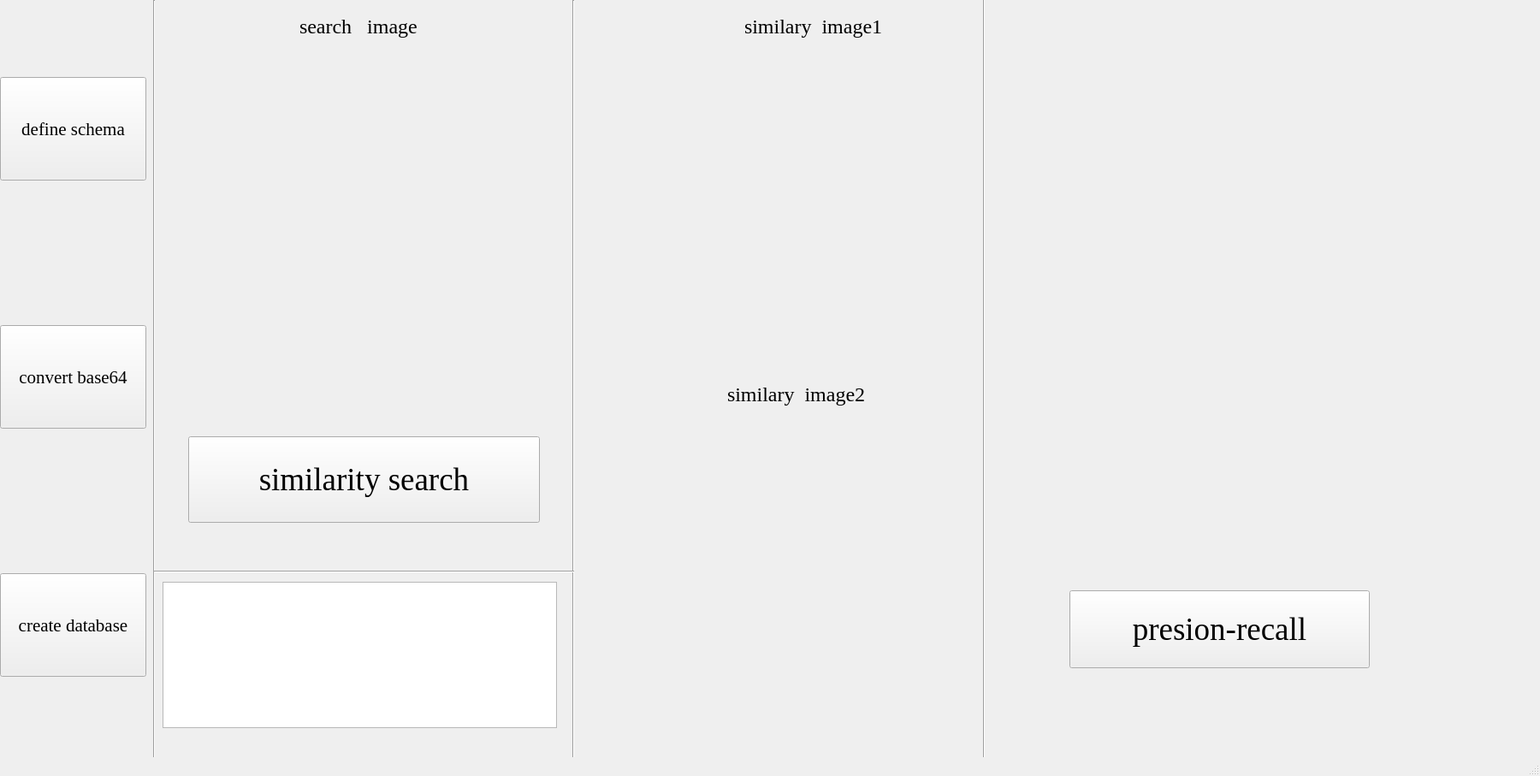
<?xml version="1.0" encoding="UTF-8"?>
<ui version="4.0">
 <class>MainWindow</class>
 <widget class="QMainWindow" name="MainWindow">
  <property name="geometry">
   <rect>
    <x>0</x>
    <y>0</y>
    <width>1800</width>
    <height>907</height>
   </rect>
  </property>
  <property name="windowTitle">
   <string>MainWindow</string>
  </property>
  <widget class="QWidget" name="centralwidget">
   <widget class="QLabel" name="label">
    <property name="geometry">
     <rect>
      <x>210</x>
      <y>70</y>
      <width>421</width>
      <height>391</height>
     </rect>
    </property>
    <property name="text">
     <string/>
    </property>
   </widget>
   <widget class="QLabel" name="label_4">
    <property name="geometry">
     <rect>
      <x>680</x>
      <y>70</y>
      <width>461</width>
      <height>341</height>
     </rect>
    </property>
    <property name="text">
     <string/>
    </property>
   </widget>
   <widget class="QLabel" name="label888">
    <property name="geometry">
     <rect>
      <x>680</x>
      <y>510</y>
      <width>461</width>
      <height>311</height>
     </rect>
    </property>
    <property name="text">
     <string/>
    </property>
   </widget>
   <widget class="QLabel" name="label_2">
    <property name="geometry">
     <rect>
      <x>350</x>
      <y>10</y>
      <width>211</width>
      <height>41</height>
     </rect>
    </property>
    <property name="font">
     <font>
      <family>Times New Roman</family>
      <pointsize>18</pointsize>
     </font>
    </property>
    <property name="text">
     <string>search   image</string>
    </property>
   </widget>
   <widget class="QLabel" name="label_3">
    <property name="geometry">
     <rect>
      <x>870</x>
      <y>10</y>
      <width>191</width>
      <height>41</height>
     </rect>
    </property>
    <property name="font">
     <font>
      <family>Times New Roman</family>
      <pointsize>18</pointsize>
     </font>
    </property>
    <property name="text">
     <string>similary  image1</string>
    </property>
   </widget>
   <widget class="QLabel" name="label_5">
    <property name="geometry">
     <rect>
      <x>850</x>
      <y>440</y>
      <width>191</width>
      <height>41</height>
     </rect>
    </property>
    <property name="font">
     <font>
      <family>Times New Roman</family>
      <pointsize>18</pointsize>
     </font>
    </property>
    <property name="text">
     <string>similary  image2</string>
    </property>
   </widget>
   <widget class="Line" name="line">
    <property name="geometry">
     <rect>
      <x>660</x>
      <y>0</y>
      <width>20</width>
      <height>901</height>
     </rect>
    </property>
    <property name="orientation">
     <enum>Qt::Vertical</enum>
    </property>
   </widget>
   <widget class="QPushButton" name="similaritySearch">
    <property name="geometry">
     <rect>
      <x>220</x>
      <y>510</y>
      <width>411</width>
      <height>101</height>
     </rect>
    </property>
    <property name="font">
     <font>
      <family>Times New Roman</family>
      <pointsize>28</pointsize>
     </font>
    </property>
    <property name="text">
     <string>similarity search</string>
    </property>
   </widget>
   <widget class="Line" name="line_2">
    <property name="geometry">
     <rect>
      <x>170</x>
      <y>0</y>
      <width>20</width>
      <height>931</height>
     </rect>
    </property>
    <property name="orientation">
     <enum>Qt::Vertical</enum>
    </property>
   </widget>
   <widget class="QPushButton" name="createDatabase">
    <property name="geometry">
     <rect>
      <x>0</x>
      <y>670</y>
      <width>171</width>
      <height>121</height>
     </rect>
    </property>
    <property name="font">
     <font>
      <family>Times New Roman</family>
      <pointsize>16</pointsize>
     </font>
    </property>
    <property name="text">
     <string>create database</string>
    </property>
   </widget>
   <widget class="QPushButton" name="defineSchema">
    <property name="geometry">
     <rect>
      <x>0</x>
      <y>90</y>
      <width>171</width>
      <height>121</height>
     </rect>
    </property>
    <property name="font">
     <font>
      <family>Times New Roman</family>
      <pointsize>16</pointsize>
     </font>
    </property>
    <property name="text">
     <string>define schema</string>
    </property>
   </widget>
   <widget class="QPushButton" name="convertBase64">
    <property name="geometry">
     <rect>
      <x>0</x>
      <y>380</y>
      <width>171</width>
      <height>121</height>
     </rect>
    </property>
    <property name="font">
     <font>
      <family>Times New Roman</family>
      <pointsize>16</pointsize>
     </font>
    </property>
    <property name="text">
     <string>convert base64</string>
    </property>
   </widget>
   <widget class="Line" name="line_3">
    <property name="geometry">
     <rect>
      <x>180</x>
      <y>660</y>
      <width>491</width>
      <height>16</height>
     </rect>
    </property>
    <property name="orientation">
     <enum>Qt::Horizontal</enum>
    </property>
   </widget>
   <widget class="QTextBrowser" name="textBrowser">
    <property name="geometry">
     <rect>
      <x>190</x>
      <y>680</y>
      <width>461</width>
      <height>171</height>
     </rect>
    </property>
   </widget>
   <widget class="QLabel" name="label_6">
    <property name="geometry">
     <rect>
      <x>1170</x>
      <y>50</y>
      <width>601</width>
      <height>501</height>
     </rect>
    </property>
    <property name="text">
     <string/>
    </property>
   </widget>
   <widget class="Line" name="line_4">
    <property name="geometry">
     <rect>
      <x>1140</x>
      <y>-10</y>
      <width>20</width>
      <height>901</height>
     </rect>
    </property>
    <property name="orientation">
     <enum>Qt::Vertical</enum>
    </property>
   </widget>
   <widget class="QPushButton" name="PR_cal">
    <property name="geometry">
     <rect>
      <x>1250</x>
      <y>690</y>
      <width>351</width>
      <height>91</height>
     </rect>
    </property>
    <property name="font">
     <font>
      <family>Times New Roman</family>
      <pointsize>28</pointsize>
     </font>
    </property>
    <property name="text">
     <string>presion-recall</string>
    </property>
   </widget>
  </widget>
  <widget class="QMenuBar" name="menubar">
   <property name="geometry">
    <rect>
     <x>0</x>
     <y>0</y>
     <width>1800</width>
     <height>26</height>
    </rect>
   </property>
  </widget>
  <widget class="QStatusBar" name="statusbar"/>
 </widget>
 <resources/>
 <connections/>
</ui>
